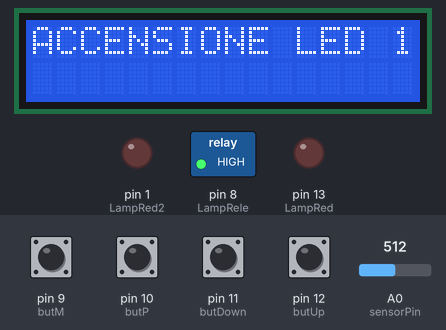
Bench run of a sketch on a simulated Arduino Uno, built with avr-gcc and run on an emulated ATmega328P. Parts: 16×2 character LCD, switched loads named in the sketch (green lamp = pin HIGH), output pins drawn as LEDs (lit = HIGH). Inputs (shaded band) come from the test bench; at power-on: pin 9 (butM), pin 10 (butP), pin 11 (butDown), pin 12 (butUp) HIGH, A0 (sensorPin) = 512.

Above: at 1.2 s.
1.3 s: pin 10 (butP) pulled LOW for 0.15 s
At 1.9 s:
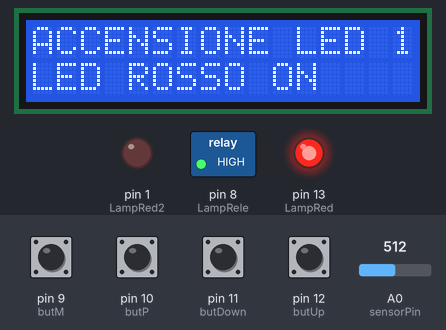
2.9 s: pin 12 (butUp) pulled LOW for 0.15 s
At 4.2 s:
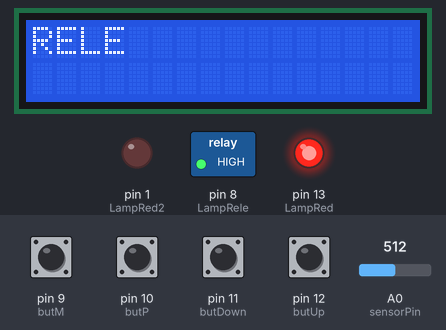
4.5 s: pin 10 (butP) pulled LOW for 1 s
At 6.6 s:
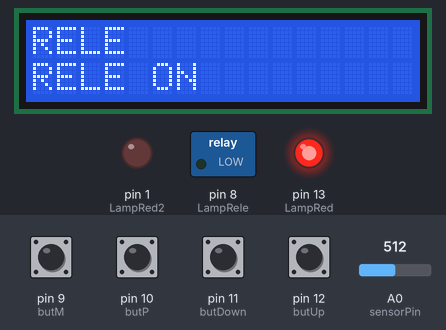
7.0 s: pin 12 (butUp) pulled LOW for 1 s
At 8.6 s:
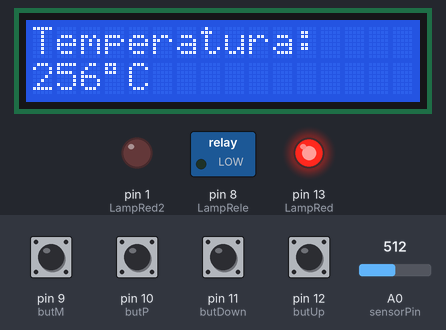
9.5 s: pin 11 (butDown) pulled LOW for 0.15 s
At 10.4 s:
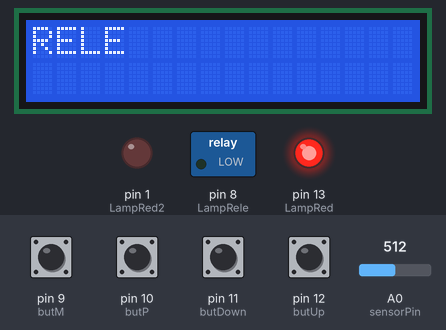
11.1 s: pin 10 (butP) pulled LOW for 0.15 s
At 11.6 s:
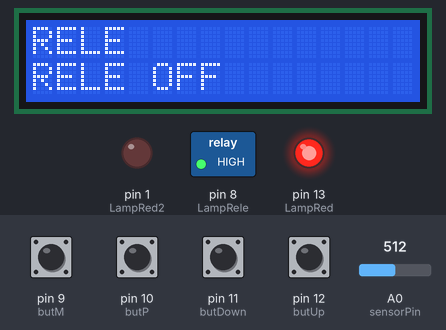
Timing chart, 0 to 13.7 s (numbered marks = the images above; inputs shaded):
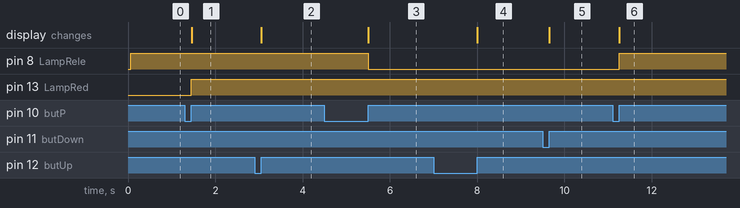

The sketch:

arduino_menu_4opzioni_display_16x2.ino
```cpp
/*  ARDUINO MENU selezionabile con 4 OPZIONI e Display LCD I2C
 *
 *  (Temperatura, Led Verde, Led Rosso, Relè)
 *
 *  Per maggiori info visitate www.progettiarduino.com
 *
 *  Autore Fancello Salvatore
 */


#define butUp     12     //pulsante SU al pin 12
#define butDown   11     //Pulsante GIU al pin 11
#define butP    10       //Pulsante SELEZIONA al pin 10
#define butM       9     //non utilizzato in questo esempio
#define LampRed   13     //LED Rosso al pin 13
#define LampRed2    1    //LED Verde al pin 1
#define LampRele     8   //Relè al pin 8
#define PhotoSensor A0   // sensore temperatura al pin analogico A0

//Funzioni dei vari cicli
void changeMenu();
void dispMenu();
void mostraMsg();
void controlLed();
void controlLed2();
void controlRele();
void temperatura();


//Variabili globali
char menu = 0x01;
char set1 = 0x00, set2 = 0x00 , set3 = 0x00;
boolean t_butUp, t_butDown, t_butP, t_butM;
int sensorValue = 0;
int reading = 0;
int sensorPin = A0;

//DISPLAY Mappa Hardware

#include <LiquidCrystal.h>

LiquidCrystal lcd ( 2,   //RS
                    3,  //EN
                    4,  //D4
                    5,  //D5
                    6,  //D6
                    7); //D7

void setup() {

  lcd.begin(16, 2);
  for (char i=9; i<13; i++){        //Ingresso dei pulsanti

      pinMode(i, INPUT_PULLUP);

  }

  pinMode(LampRed, OUTPUT);         //LED ROSSO
  pinMode(LampRed2, OUTPUT);        //LED VERDE
  pinMode(LampRele, OUTPUT);        //RELÈ

  digitalWrite (LampRele, HIGH);    //Imposto inizialmente il relè allo stato Alto (Attivo)

  t_butUp   = 0x00;             //Inizializza le variabili come ZERO
  t_butDown = 0x00;
  t_butP  = 0x00;
  t_butM  = 0x00;


}

void loop() {


  changeMenu();               //Menu di scambio

  dispMenu();               //Selezionare il menu


}


//Funzioni

void changeMenu(){

  if(digitalRead(butUp) == 0x00){       //Setta la variabile in 1 se si preme il pulsante UP

    t_butUp = 0x01;

  }

   if(digitalRead(butDown) == 0x00){      //Setta la variabile in 1 se si preme il pulsante DOWN

    t_butDown = 0x01;

  }

  if(digitalRead(butUp) && t_butUp){

    t_butUp = 0x00;

    lcd.clear();        //Cancella Schermo lcd

    menu++;

    if(menu > 0x04){

      menu = 0x01;
    }
  }

  if(digitalRead(butDown) && t_butDown){

    t_butDown = 0x00;

    lcd.clear();

    menu--;

    if(menu < 0x01){

      menu = 0x04;
    }
  }

}


void dispMenu(){

  switch(menu){

    case 0x01:
        controlLed();              //Funzione controllo  led1
      break;
    case 0x02:
      controlRele();               //Funzione controllo  relè
      break;
    case 0x03:
      temperatura();               //Funzione controllo  temperatura
      break;
    case 0x04:
        controlLed2();             //Funzione controllo  led2
      break;
  }
}


                         /*Ciclo per la funzione controllo LED1*/
void controlLed(){

  lcd.setCursor(0,0);
  lcd.print("ACCENSIONE LED 1");

  if(digitalRead(butP) == 0x00){

    t_butP = 0x01;

  }

  if(digitalRead(butM) == 0x00){

    t_butM = 0x01;

  }

  if(digitalRead(butP) && t_butP){

    t_butP = 0x00;
    set1++;


    if(set1 > 2){

      set1 = 0x01;
    }

    switch(set1){

      case 0x01:
        lcd.clear();
        lcd.setCursor(0,1);
        digitalWrite (LampRed, HIGH);  //Accendo il Led Rosso
        lcd.print("LED ROSSO ON");
        break;
      case 0x02:
        lcd.clear();
        lcd.setCursor(0,1);
        digitalWrite (LampRed, LOW);  //Spengo il Led Rosso
        lcd.print("LED ROSSO OFF");
      break;
    }
  }
}


                         /*Ciclo per la funzione controllo Relè*/
void controlRele(){


  lcd.setCursor(0,0);
  lcd.print("RELE");

  if(digitalRead(butP) == 0x00){

    t_butP = 0x01;

  }

  if(digitalRead(butM) == 0x00){

    t_butM = 0x01;

  }

  if(digitalRead(butP) && t_butP){

    t_butP = 0x00;
    set2++;


    if(set2 > 2){

      set2 = 0x01;
    }

    switch(set2){

      case 0x01:
        lcd.clear();
        lcd.setCursor(0,1);
        digitalWrite (LampRele, LOW);
        lcd.print("RELE ON");
        break;
      case 0x02:
        lcd.clear();
        lcd.setCursor(0,1);
        digitalWrite (LampRele, HIGH);
        lcd.print("RELE OFF");
      break;
    }
  }
}

                         /*Ciclo per la funzione controllo TEMPERATURA*/
void temperatura(){
  reading = analogRead(sensorPin);
  int celsius = reading/2;
  lcd.setCursor(0, 0);
  lcd.print("Temperatura: ");
  lcd.setCursor(0,1);
  lcd.print(celsius, DEC);
  lcd.print((char)223);
  lcd.print("C");

}


                         /*Ciclo per la funzione controllo Led Verde*/
void controlLed2(){


  lcd.setCursor(0,0);
  lcd.print("ACCENSIONE LED 2");

  if(digitalRead(butP) == 0x00){

    t_butP = 0x01;

  }

  if(digitalRead(butM) == 0x00){

    t_butM = 0x01;

  }

  if(digitalRead(butP) && t_butP){

    t_butP = 0x00;
    set3++;


    if(set3 > 2){

      set3 = 0x01;
    }

    switch(set3){

      case 0x01:
        lcd.clear();
        lcd.setCursor(0,1);
        digitalWrite (LampRed2, HIGH);
        lcd.print("LED VERDE ON");
        break;
      case 0x02:
        lcd.clear();
        lcd.setCursor(0,1);
        digitalWrite (LampRed2, LOW);
        lcd.print("LED VERDE OFF");
      break;
    }
  }
}
```

Measured:
- after the input at 1.3 s, pin 13 (LampRed): LOW → HIGH after 0.15 s; the display: first changes after 0.16 s (image 1 shows a later state)
- after the input at 2.9 s, the display: changes after 0.15 s (image 2)
- after the input at 4.5 s, pin 8 (LampRele): HIGH → LOW after 1.0 s; the display: first changes after 1.0 s (image 3 shows a later state)
- after the input at 7.0 s, the display: changes after 1.0 s (image 4)
- after the input at 9.5 s, the display: changes after 0.15 s (image 5)
- after the input at 11.1 s, pin 8 (LampRele): LOW → HIGH after 0.15 s; the display: first changes after 0.15 s (image 6 shows a later state)
